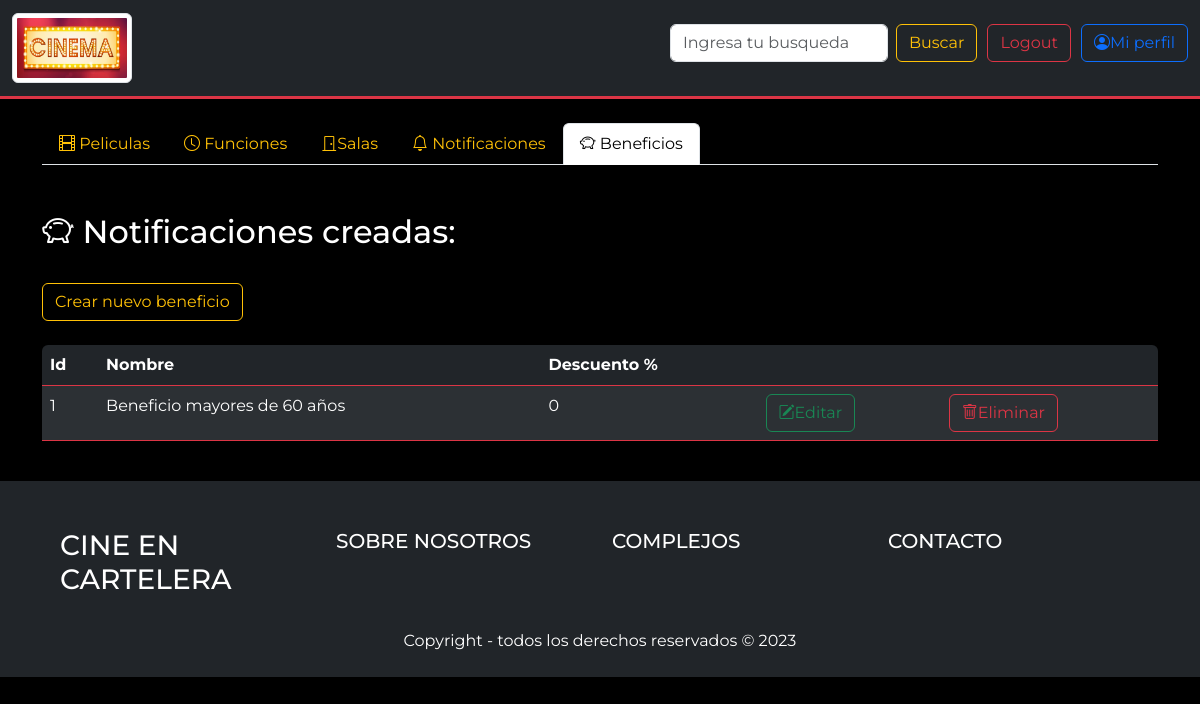
The page /beneficio_menu.php on the database its author committed.
### tables this page shows
CREATE TABLE `beneficio` (
  `id_beneficio` int(11) NOT NULL,
  `nombre_beneficio` varchar(50) NOT NULL,
  `descripcion` varchar(100) NOT NULL,
  `porcentaje_descuento` float NOT NULL
);

### beneficio_menu.php (the view, shortened to what this page needs)
<?php
     require_once("conexion.php");
     $lista_beneficio = $conn->query("SELECT * FROM beneficio");
     $lista_beneficio = $lista_beneficio->fetchAll(PDO::FETCH_ASSOC);
?>
<!DOCTYPE html>
<html lang="en">
<head>
    <link href="https://cdn.jsdelivr.net/npm/bootstrap@5.3.2/dist/css/bootstrap.min.css" rel="stylesheet"
>
    <link rel="stylesheet" href="css/estilos_inicio.css">
    <link rel="stylesheet" href="https://cdn.jsdelivr.net/npm/bootstrap-icons@1.11.2/font/bootstrap-icons.min.css">
    <link rel="stylesheet" href="css/estilo_container_padding.css">
</head>
<body>
<?php require_once("barra_navegacion.php") ?>
    <br>
    <div class="container">
        <nav class="nav nav-tabs">
            <a class="nav-link link-warning" href="home_gerente.php"><i class="bi bi-film"></i> Peliculas</a>
            <a class="nav-link link-warning" href="gerente_funciones.php"><i class="bi bi-clock"></i> Funciones</a>
            <a class="nav-link link-warning" href="#"> <i class="bi bi-door-closed"></i></i>Salas</a>
            <a class="nav-link link-warning" href="notificacion_menu.php"><i class="bi bi-bell"></i> Notificaciones</a>
            <a class="nav-link link-black active" href="#"><i class="bi bi-piggy-bank"></i> Beneficios</a>
        </nav>
        <h2 class="mt-5"><i class="bi bi-piggy-bank"></i> Notificaciones creadas:</h2>
        <br>
        <a class="btn btn-outline-warning" href="crear_beneficio.php">Crear nuevo beneficio</a>
        <div class="table-responsive rounded mt-4">
            <table class="table table-dark table-striped border-danger">
                <thead>
                    <tr>
                        <th>Id</th>
                        <th>Nombre</th>
                        <th>Descuento %</th>
                        <th></th>
                        <th></th>
                    </tr>
                </thead>
                <tbody>
                    <?php
                        if(!empty($lista_beneficio))
                        {
                            foreach ($lista_beneficio as $beneficio) {
                                echo "<tr>";
                                echo '<td name="id">' . $beneficio["id_beneficio"] . "</td>";
                                echo "<td>" . $beneficio["nombre_beneficio"] . "</td>";
                                echo "<td>" . $beneficio["porcentaje_descuento"] . "</td>";
                                echo "<td>" . '<a href="editar_beneficio.php?id_notificacion=' . $beneficio["id_beneficio"] . '" class="btn btn-outline-success"><i class="bi bi-pencil-square"></i>Editar</a></td>';
                                echo "<td>" . '<a href="eliminar_beneficio.php?id_notificacion=' . $beneficio["id_beneficio"] . '" class="btn btn-outline-danger"><i class="bi bi-trash"></i>Eliminar</a></td>';
                                echo "</tr>";
                            }
                        }
                        else
                        {
                            echo '<div class="alert alert-danger">No se ha encontrado ninguna notificacion.</div>';
                        }
                    ?>
                </tbody>
                </table>
            </div>
        </div>
        <br>
    <?php require_once "footer.php"; ?>
</body>
</html>

### css/estilos_inicio.css (style rules this page uses)
* { padding: 0%; margin: 0%; box-sizing: border-box; font-family: "Montserrat", sans-serif; }
body { background-color: black; color: white; }

### rows shown on the page
beneficio: id_beneficio "1", nombre_beneficio "Beneficio mayores de 60 años", porcentaje_descuento "0"
